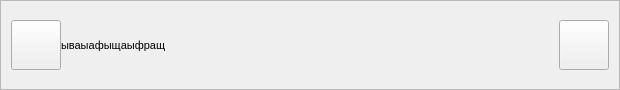
         <widget class="QFrame" name="header_widget">
          <property name="minimumSize">
           <size>
            <width>0</width>
            <height>90</height>
           </size>
          </property>
          <property name="maximumSize">
           <size>
            <width>16777215</width>
            <height>90</height>
           </size>
          </property>
          <property name="frameShape">
           <enum>QFrame::StyledPanel</enum>
          </property>
          <property name="frameShadow">
           <enum>QFrame::Raised</enum>
          </property>
          <layout class="QHBoxLayout" name="horizontalLayout_15">
           <property name="spacing">
            <number>0</number>
           </property>
           <property name="leftMargin">
            <number>10</number>
           </property>
           <property name="topMargin">
            <number>0</number>
           </property>
           <property name="rightMargin">
            <number>10</number>
           </property>
           <property name="bottomMargin">
            <number>0</number>
           </property>
           <item>
            <widget class="QPushButton" name="burger_1">
             <property name="minimumSize">
              <size>
               <width>50</width>
               <height>50</height>
              </size>
             </property>
             <property name="maximumSize">
              <size>
               <width>50</width>
               <height>50</height>
              </size>
             </property>
             <property name="text">
              <string/>
             </property>
             <property name="iconSize">
              <size>
               <width>48</width>
               <height>58</height>
              </size>
             </property>
             <property name="checkable">
              <bool>true</bool>
             </property>
             <property name="autoExclusive">
              <bool>false</bool>
             </property>
            </widget>
           </item>
           <item>
            <widget class="QLabel" name="title_window">
             <property name="font">
              <font>
               <pointsize>8</pointsize>
              </font>
             </property>
             <property name="text">
              <string>ываыафыщаыфращ</string>
             </property>
            </widget>
           </item>
           <item>
            <spacer name="horizontalSpacer">
             <property name="orientation">
              <enum>Qt::Horizontal</enum>
             </property>
             <property name="sizeHint" stdset="0">
              <size>
               <width>393</width>
               <height>20</height>
              </size>
             </property>
            </spacer>
           </item>
           <item>
            <widget class="QPushButton" name="reset_language_1">
             <property name="minimumSize">
              <size>
               <width>50</width>
               <height>50</height>
              </size>
             </property>
             <property name="text">
              <string/>
             </property>
             <property name="iconSize">
              <size>
               <width>48</width>
               <height>48</height>
              </size>
             </property>
             <property name="checkable">
              <bool>false</bool>
             </property>
             <property name="autoExclusive">
              <bool>false</bool>
             </property>
            </widget>
           </item>
          </layout>
         </widget>
